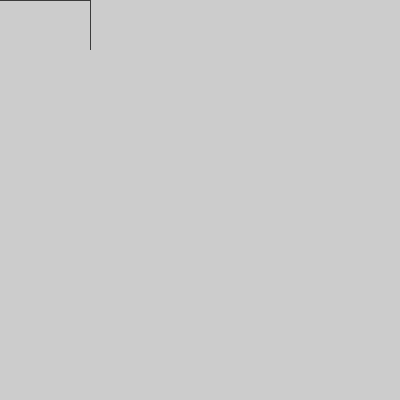
Frame 1 (no input)
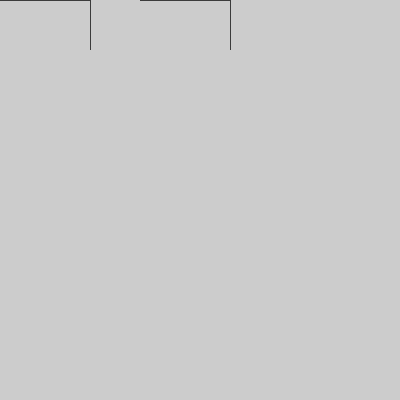
Frame 2 (the mouse pressed at the canvas centre, redrawn once)

The Processing sketch that drew these frames (run headless with seeded random() and noise(); the mouse was pressed at the canvas centre and the sketch redrawn once):

// Processing sketch: Name
// ── Name.pde
int x,y;

void setup() {
  size(400,400);
  frameRate(10);
  y=0;
  x=0;
}

void draw() {
  fill(255);
  drawName();
  noLoop();
}

void drawName() {
  moveRight(9);
  moveDown(5);
}

void moveRight(int rep) {
  for(int i=0;i<rep*10;i++) {
    point(x+i,y);
 
  }
  x=x+(10*rep);
}

void moveDown(int rep) {
  for(int i=0;i<rep*10;i++) {
    point(x,y+i);
  }
  x=x+(10*rep);
}

void moveUp(int rep) {
  for(int i=0;i<rep*10;i++) {
    point(x,y+i);
  }
  x=x+(10*rep);
}
